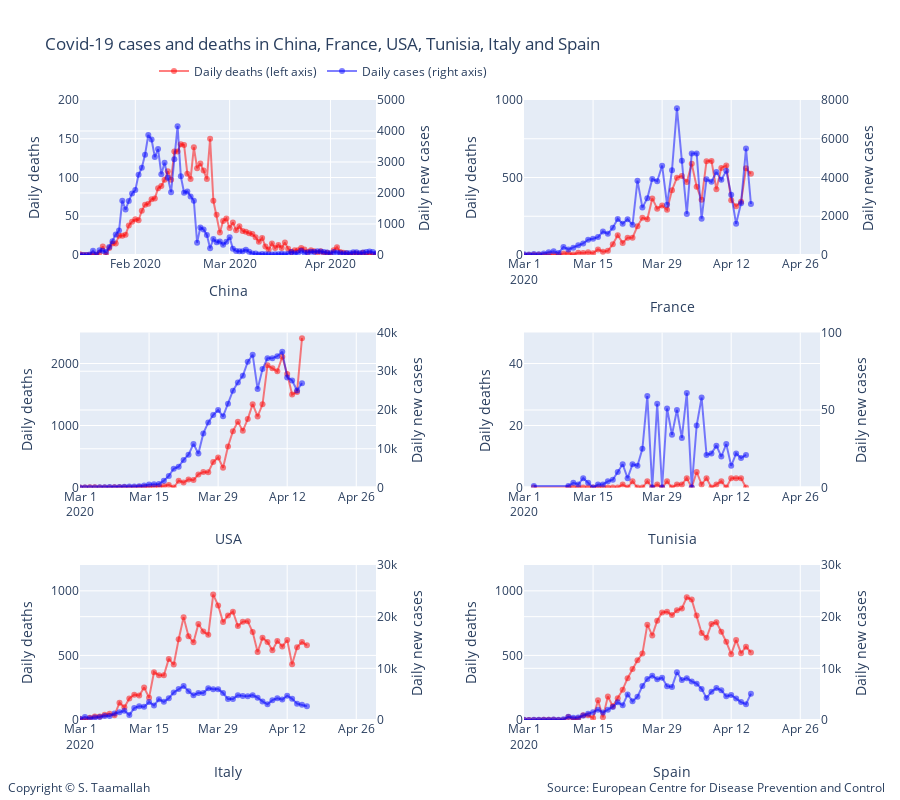

Source (notebook cell):
### Markdown cell above
<a id="four"></a>
# 4 - Cases and deaths in China, France, USA, Tunisia, Italy and Spain

### Code cell
#plotting number of cases and number of deaths for different countries
# all charts using same scale for ease of comparison
# number of death are on the left y-axis. 

# Add traces
trace1 = go.Scatter(
        x=df_china.index, 
        y=df_china['deaths'],
        mode='lines+markers',
        name='Daily deaths (left axis)',
        line_color='rgba(256, 0, 0, .5)',
)
trace2 = go.Scatter(
        x=df_china.index, 
        y=df_china['cases'],
        mode='lines+markers',
        name='Daily cases (right axis)',
        line_color='rgba(0, 0, 256, .5)',
        yaxis='y2'
)
trace3 = go.Scatter(
        x=df_france.index, 
        y=df_france['deaths'],
        mode='lines+markers',
        name='Daily deaths',
        showlegend=False,
        line_color='rgba(256, 0, 0, .5)',
        xaxis='x2',
        yaxis='y3'
)
trace4 = go.Scatter(
        x=df_france.index, 
        y=df_france['cases'],
        mode='lines+markers',
        name='Daily cases',
        line_color='rgba(0, 0, 256, .5)',
        xaxis='x2',
        yaxis='y4',
        showlegend=False,
)
trace5 = go.Scatter(
        x=df_usa.index, 
        y=df_usa['deaths'],
        mode='lines+markers',
        name='Daily deaths',
        line_color='rgba(256, 0, 0, .5)',
        xaxis='x3',
        yaxis='y5',
        showlegend=False,
)
trace6 = go.Scatter(
        x=df_usa.index, 
        y=df_usa['cases'],
        mode='lines+markers',
        name='Daily cases',
        line_color='rgba(0, 0, 256, .5)',
        xaxis='x3',
        yaxis='y6',
        showlegend=False,
)
trace7 = go.Scatter(
        x=df_tunisia.index, 
        y=df_tunisia['deaths'],
        mode='lines+markers',
        name='Daily deaths',
        line_color='rgba(256, 0, 0, .5)',
        xaxis='x4',
        yaxis='y7',
        showlegend=False,
)
trace8 = go.Scatter(
        x=df_tunisia.index, 
        y=df_tunisia['cases'],
        mode='lines+markers',
        name='Daily cases',
        line_color='rgba(0, 0, 256, .5)',
        xaxis='x4',
        yaxis='y8',
        showlegend=False,
)


trace9 = go.Scatter(
        x=df_italy.index, 
        y=df_italy['deaths'],
        mode='lines+markers',
        name='Daily deaths',
        line_color='rgba(256, 0, 0, .5)',
        xaxis='x5',
        yaxis='y9',
        showlegend=False,
)

trace10 = go.Scatter(
        x=df_italy.index, 
        y=df_italy['cases'],
        mode='lines+markers',
        name='Daily cases',
        line_color='rgba(0, 0, 256, .5)',
        xaxis='x5',
        yaxis='y10',
        showlegend=False,
)

trace11 = go.Scatter(
        x=df_spain.index, 
        y=df_spain['deaths'],
        mode='lines+markers',
        name='Daily deaths',
        line_color='rgba(256, 0, 0, .5)',
        xaxis='x6',
        yaxis='y11',
        showlegend=False,
)
trace12 = go.Scatter(
        x=df_spain.index, 
        y=df_spain['cases'],
        mode='lines+markers',
        name='Daily cases',
        line_color='rgba(0, 0, 256, .5)',
        xaxis='x6',
        yaxis='y12',
        showlegend=False,
)

data = [trace1, trace2, trace3, trace4, trace5, trace6, trace7, trace8, trace9, trace10, trace11, trace12]

layout = go.Layout(
    title='Covid-19 cases and deaths in China, France, USA, Tunisia, Italy and Spain',
    legend=dict(x=.1, y=1.07, orientation="h"), 
    width=900,
    height=800,
    
    annotations=[
        dict(
            x=1.09,
            y=-0.125,
            showarrow=False,
            text='Source: European Centre for Disease Prevention and Control',
            xref='paper',
            yref='paper'
        ),
        
        dict(
            x=-0.1,
            y=-0.125,
            showarrow=False,
            text='Copyright © S. Taamallah ',
            xref='paper',
            yref='paper'
        )
    ],
    
    # Top left
    xaxis=dict(
        title='China',
        domain=[0, 0.4],
        range=['2020-01-15', '2020-04-15'],
    ),
    yaxis=dict(
        title='Daily deaths',
        #type='log',
        range=[0,200],
        domain=[0.75, 1],
        anchor='x'
    ),
    yaxis2=dict(
        title = 'Daily new cases',
        #type='log',
        range=[0,5000],
        overlaying='y',
        side='right'
    ),
    

    # Top right
    xaxis2=dict(
        title='France',
        range=['2020-03-01', '2020-04-30'],
        domain=[0.6, 1.0],
        anchor='y3'
    ),
    yaxis3=dict(
        #type='log',
        title = 'Daily deaths',
        domain=[0.75, 1],
        anchor='x2',
        range=[0,1000],

    ),
    yaxis4=dict(
        title = 'Daily new cases',
        domain=[0.6, 1.0],
        overlaying='y3',
        range=[0,8000],
        side='right',
        anchor='x2'
    ),

    # middle left
    xaxis3=dict(
        title='USA',
        range=['2020-03-01', '2020-04-30'],
        domain=[0, 0.4],
        anchor='y5'
    ),
    yaxis5=dict(
        #type='log',
        title = 'Daily deaths',
        domain=[0.375, 0.625],
        range=[0,2500],
        anchor='x3'
    ),
    yaxis6=dict(
        title = 'Daily new cases',
        domain=[0.375, 0.625],
        overlaying='y5',
        range=[0,40000],
        side='right',
        anchor='x3'
    ),

    # middle right
    xaxis4=dict(
        title='Tunisia',
        range=['2020-03-01', '2020-04-30'],
        domain=[0.6, 1.0],
        anchor='y7'
    ),
    yaxis7=dict(
        #type='log',
        title = 'Daily deaths',
        domain=[0.375, 0.625],
        range=[0,50],
        anchor='x4'
    ),
    yaxis8=dict(
        title = 'Daily new cases',
        domain=[0.375, 0.625],
        overlaying='y7',
        range=[0,100],
        side='right',
        anchor='x4'
    ),
    
    # Bottom left
    xaxis5=dict(
        title='Italy',
        range=['2020-03-01', '2020-04-30'],
        domain=[0, 0.4],
        anchor='y9'
    ),
    yaxis9=dict(
        #type='log',
        title = 'Daily deaths',
        domain=[0, 0.25],
        range=[0,1200],
        anchor='x5'
    ),
    yaxis10=dict(
        title = 'Daily new cases',
        domain=[0, 0.25],
        overlaying='y9',
        range=[0,30000],
        side='right',
        anchor='x5'
    ),
    
    # Bottom bottom right
    xaxis6=dict(
        title='Spain',
        range=['2020-03-01', '2020-04-30'],
        domain=[0.6, 1.0],
        anchor='y11'
    ),
    yaxis11=dict(
        #type='log',
        title = 'Daily deaths',
        domain=[0, 0.25],
        range=[0,1200],
        anchor='x6'
    ),
    yaxis12=dict(
        title = 'Daily new cases',
        domain=[0, 0.25],
        overlaying='y11',
        range=[0,30000],
        side='right',
        anchor='x6'
    )
    
)

    
fig = go.Figure(data=data, layout=layout)


fig.show()


#py.plot(data, filename = 'basic-line', auto_open=True)
#py.plot(data, filename='privacy-public', sharing='public')

from plotly.offline import plot
plot(fig, filename="STaamallah_covid19_analysis_chart_4_20200412.html", auto_open = False)

#from IPython.display import HTML, display
#display(HTML('STaamallah_covid19_analysis_chart_4_20200403.html'), metadata=dict(isolated=False))
